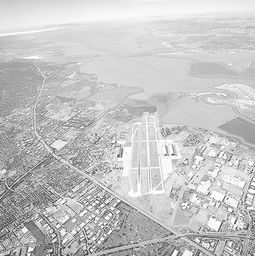
#> input picture mejoramiento-de-imagenes/Fig0309(a)(washed_out_aerial_image).tif, 255 x 256 px, shrunk from 765 x 769 before the run
$ python punto_5.py
#> lines starting #> are read from the running program, lines starting #| are printed output that depends on the picture
#> in main, image is the input picture: shape (256, 255, 3); min 36, max 255, mean 197.1
import cv2 as cv
import matplotlib.pyplot as plt
import numpy as np
import math
import progressbar as pb


def matrix_is_square(matrix: list[list[float]]) -> bool:
    length: int = len(matrix)

    for row in matrix:
        if not len(row) == length:
            return False

    return True


def gaussian_blur(image: np.ndarray, weight_matrix: list[list[float]]) -> np.ndarray:
    if not matrix_is_square(weight_matrix):
        raise RuntimeError("Weigth matrix is not square")

    kernel: int = len(weight_matrix)

    height, width, _ = image.shape
#> height = 256; width = 255

    image_smooth = image.copy()

    pixels: list[int] = []

    progress_bar = pb.ProgressBar(max_value=(width) * (height)).start()

    counter: int = 0
    for y in range(0, width):
        for x in range(0, height):
            for i in range(-math.floor(kernel / 2), math.ceil(kernel / 2)):
                for j in range(-math.floor(kernel / 2), math.ceil(kernel / 2)):
                    x_temp = x + i
                    y_temp = y + j

                    if x_temp < 0:
                        x_temp += height
                    if x_temp >= height:
                        x_temp -= height

                    if y_temp < 0:
                        y_temp += width
                    if y_temp >= width:
                        y_temp -= width

                    pixels.append(
                        image[x_temp][y_temp]
                        * weight_matrix[i + math.floor(kernel / 2)][
                            j + math.floor(kernel / 2)
                        ]
                    )

            average = sum(pixels)
            image_smooth[x][y] = average
            pixels = []

            counter += 1
            progress_bar.update(counter)
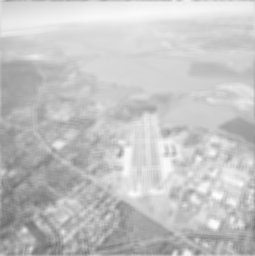
#> image_smooth: shape (256, 255, 3); min 109, max 254, mean 196.6
#> after the loop, counter = 65280

    return image_smooth


def main() -> None:
    image = cv.imread("Fig0309(a)(washed_out_aerial_image).tif")
    image_gaussian = gaussian_blur(
        image,
        [
            [1 / 25, 1 / 25, 1 / 25, 1 / 25, 1 / 25],
            [1 / 25, 1 / 25, 1 / 25, 1 / 25, 1 / 25],
            [1 / 25, 1 / 25, 1 / 25, 1 / 25, 1 / 25],
            [1 / 25, 1 / 25, 1 / 25, 1 / 25, 1 / 25],
            [1 / 25, 1 / 25, 1 / 25, 1 / 25, 1 / 25],
        ],
    )

    plt.subplot(1, 2, 1)
    plt.imshow(image)
    plt.title("Original")
    plt.axis("off")

    plt.subplot(1, 2, 2)
    plt.imshow(image_gaussian)
    plt.title("Gaussian")
    plt.axis("off")

    plt.show()
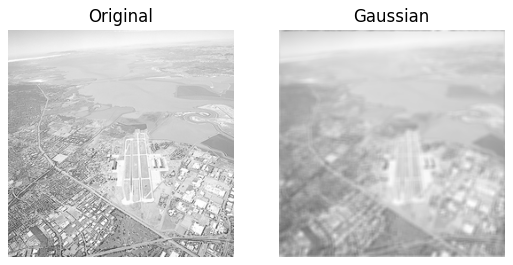
#> figure drawn by matplotlib, 2 panels


if __name__ == "__main__":
    main()
